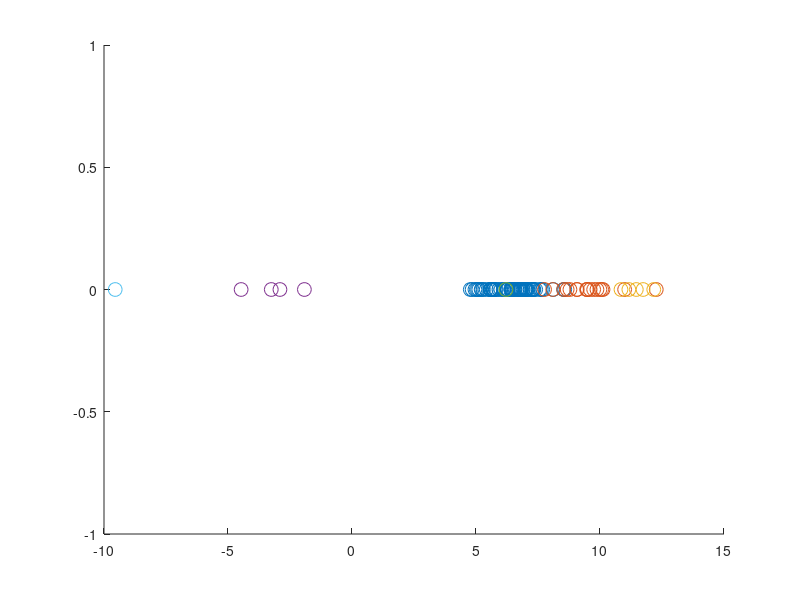

Recreate this plot in MATLAB. (Note: this script raises an error after producing the figure.)
% dp_task.m
clear all;
close all;
% Sample some data from a DP prior
N = 100; % number of data points to generate
base_mean = 0; % prior mean
base_prec = 1e-2; % prior preciision
obs_prec = 1; % observation noise precision
counts = [];
components = [];
K = 0;
alp = 1; % bigger alp = more clusters
for n = 1:N
    Prior = [counts alp];
    Prior = Prior./sum(Prior);
    thisComponent = find(rand<=cumsum(Prior),1);
    if thisComponent > K
        % Make a new component
        K = K + 1;
        components(1,K) = randn./sqrt(base_prec) + base_mean;
        counts(1,K) = 1;
        Z(n,1) = K;
        x(n,1) = randn./sqrt(obs_prec) + components(K);
    else
        Z(n,1) = thisComponent;
        x(n,1) = randn./sqrt(obs_prec) + components(thisComponent);
        counts(thisComponent) = counts(thisComponent) + 1;
    end
end

close all;
figure
hold all
for k = 1:K
    pos = find(Z==k);
    plot(x(pos),repmat(0,size(pos)),'o','markersize',10);
end

%% Posterior sampling
close all
x = sort(x);
N = length(x);
Z = repmat(1,N,1); % start everything in the same cluster
clustN = sum(N); % maintain the necessary values for the clusters
clustS = sum(x);
K = 1;

NITS = 1000;

alp = 1; % try varying this

simMatrix = zeros(N); % posterior similarity matrix
nClusters = []; % keep track of the number of clusters
samplePars = 0; % if 0, explicitly sample the parameters

if samplePars
    theta = [];
    [m,p] = getPost(clustN,clustS,base_mean,base_prec,obs_prec);
    theta = randn(1,K)./sqrt(p) + m;
end

for it = 1:NITS
    for n = 1:N % loop over objects
        current = Z(n);
        Z(n) = -1;
        % remove from its cluster
        clustN(current) = clustN(current) - 1;
        clustS(current) = clustS(current) - x(n);
        if clustN(current) == 0 % if cluster is now empty, delete
            pos = find(Z>current);
            Z(pos) = Z(pos) - 1;
            clustN(current) = [];
            clustS(current) = [];
            K = K - 1;
            if samplePars
                theta(current) = [];
            end
        end
        % Compute likelihood wrt clusters
        Like = zeros(1,K+1);
        for k = 1:K
            if samplePars % using parameter values
                Like(k) = lognormpdf(x(n),theta(k),obs_prec);
            else % marginalising cluster parameters
                Like(k) = clusterlike(x(n),clustN(k),clustS(k),base_mean,base_prec,obs_prec);
            end
        end
        
        % Add the likelihood of a new one (has to be marginalised)
        Like(end) = clusterlike(x(n),0,0,base_mean,base_prec,obs_prec);
        
        % Combine prior and likelihood
        Prior = [clustN alp]./(alp + N -1);
        Post = Like + log(Prior);
        Post = exp(Post - max(Post));
        Post = cumsum(Post./sum(Post));
        
        % Sample a new cluster index for this object
        new_cluster = find(rand<Post,1);
        if new_cluster > K % If we sampled a new index, make a new cluster
            K = K + 1;
            clustN(1,end+1) = 1;
            clustS(1,end+1) = x(n);
            Z(n) = max(Z) + 1;
            if samplePars
                [m,p] = getPost(1,x(n),base_mean,base_prec,obs_prec);
                theta(1,end+1) = randn/sqrt(p) + m;
            end
        else % add to the current cluster
            clustN(new_cluster) = clustN(new_cluster) + 1;
            clustS(new_cluster) = clustS(new_cluster) + x(n);
            Z(n) = new_cluster;
        end
    end
    if samplePars %if we are sampling the parameters, do it
        [m,p] = getPost(clustN,clustS,base_mean,base_prec,obs_prec);
        theta = randn(1,K)./sqrt(p) + m;
    end
    
    % Store the number of clusters
    nClusters(it) = K;

    
    for k = 1:K % update posterior similarity matrix
        pos = find(Z==k);
        simMatrix(pos,pos) = simMatrix(pos,pos) + 1;
    end
    if rem(it,10)==0 % do some visualisation every 10 samples
        figure(1);
        imagesc(simMatrix);drawnow
        figure(2);
        hold off
        for k = 1:K
            pos = find(Z==k);
            plot(x(pos),zeros(size(pos)),'o','markersize',20);
            hold all
        end
        figure(3)
        hist(nClusters,[1:10])
    end
    
end

